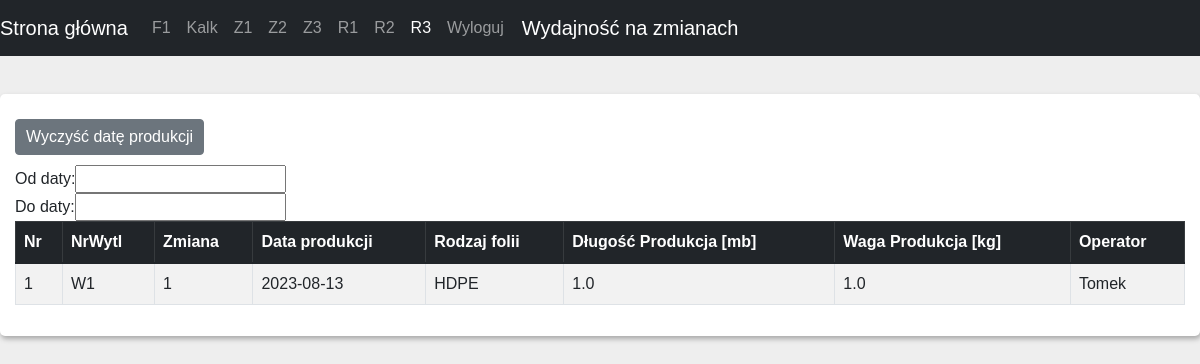
Page /doc6 (signed in) on the committed database.
### events/models.py (models this page shows)
class Rolki(models.Model):
    NrZp = models.CharField("NrZp", max_length=20)
    Data = models.DateField()
    Zmiana = models.CharField(max_length=10)
    Rolka = models.IntegerField()
    NrWytl = models.IntegerField()
    Rodzaj = models.IntegerField()
    DlugRolkiProd = models.FloatField()
    WagaRolkiProd = models.FloatField()
    Walce = models.CharField(max_length=20, blank=True, null=True, default='' )
    Slimak = models.CharField(max_length=20, blank=True, null=True, default='' )
    Wynikowa = models.FloatField()
    Wynik = models.FloatField()
    Mieszanka = models.CharField(max_length=40, blank=True, null=True, default='')
    Uwagi = models.CharField(max_length=40, blank=True, null=True, default='')
    UserName = models.CharField(max_length=40)

### events/views.py (the view)
# urls.py: path('doc6', procPrac.as_view(), name='procPrac.views.index'),
class procPrac(LoginRequiredMixin, ListView):
    model = Rolki
    template_name = "Doc346/ProdPrac.html"
    serializer_class = RolkiSumSerializer
    queryset = Rolki.objects.filter()
    def get_context_data(self, **kwargs):
        context = super().get_context_data(**kwargs)
        context['status_dict'] = status_dict
        context['nrwyt_dict'] = nrwyt_dict
        context['folia_dict'] = folia_dict
        queary = Rolki.objects.values('Data', 'Zmiana', 'NrWytl', 'Rodzaj' ,'UserName').annotate(
            Sum('DlugRolkiProd'), Sum('WagaRolkiProd')
        )
        for data in queary:
            data['DlugRolkiProd__sum'] = np.round( data['DlugRolkiProd__sum'] ,2)
            data['WagaRolkiProd__sum'] = np.round(data['WagaRolkiProd__sum'], 2)
        context['serialized_data'] = queary
        return context

### events/views.py (called while the page is built)
@register.filter
def readable_integer(value):
    readable = str(value).split(".")[0][::-1]
    readable = [readable[i:i+3][::-1] for i in range(0, len(readable), 3)]
    if len(str(value).split(".")) == 1:
        end = ""
    else:
        end = "." + str(value).split(".")[1]
    return " ".join(readable[::-1]) + end

@register.filter
def get_item(dictionary, key):
  return dictionary.get(key)

### events/templates/Doc346/ProdPrac.html (shortened to what this page needs)
{% load static %}
<!DOCTYPE html>
<html lang="en">
<head>
    <link rel="stylesheet" href={% static "css/bootstrap.min.css" %}>
    <link rel="stylesheet" href={% static "css/datatables.min.css" %}>
    <link rel="stylesheet" href={% static "css/style.css" %}>
    <link rel="stylesheet" href={% static "css/dataTables.dateTime.min.css" %}>
</head>
<body>
     {% include 'navbar.html' %}
     <br>
                <div class="data_table">
                    <table border="0" cellspacing="5" cellpadding="5">
        <tbody><tr>
            <td>Od daty:</td>
            <td><input type="text" id="min" name="min"></td>
        </tr>
        <tr>
            <td>Do daty:</td>
            <td><input type="text" id="max" name="max"></td>
        </tr>
        <tr>
            <button id="reset-filter" class="btn btn-secondary">Wyczyść datę produkcji</button>
        </tr>
    </tbody></table>
                    <table id="example" class="table table-striped table-bordered display nowrap" style="width:100%">
                        <thead class="table-dark">
                            <tr>
                                <th>Nr</th>
                                <th>NrWytl</th>
                                <th>Zmiana</th>
                                <th>Data produkcji</th>
                                <th>Rodzaj folii</th>
                                <th>Długość Produkcja [mb]</th>
                                <th>Waga Produkcja [kg]</th>
                                <th>Operator</th>
                            </tr>
                        </thead>
                        <tbody>
                        {% for post in serialized_data %}
                             <tr>
                                <td>{{ forloop.counter }}</td>
                                <td>{{  nrwyt_dict|get_item:post.NrWytl }}</td>
                                <td> {{ post.Zmiana }}</td>
                                 <td>{{ post.Data | date:"Y-m-d" }}</td>
                                <td> {{ folia_dict|get_item:post.Rodzaj }} </td>
                                <td>{{ post.DlugRolkiProd__sum | readable_integer }}</td>
                                 <td>{{ post.WagaRolkiProd__sum | readable_integer }}</td>
                                 <td>{{ post.UserName }}</td>
                            </tr>
                        {% endfor %}
                        </tbody>
                    </table>
</div>
</body>
</html>

### assets/css/style.css (style rules this page uses)
* { margin: 0; padding: 0; outline: 0; }
html { scroll-behavior: smooth; }
body { background: #eee; font-family: 'Raleway', sans-serif; font-family: 'Roboto', sans-serif; font-family: 'Poppins', sans-serif; font-family: 'Rubik', sans-serif; }
h1, h2, h3, h4, h5, h6, p, a, ol, ul, li, img, span, input, form, label, .btn { margin: 0; padding: 0; }
.data_table { background: #fff; padding: 15px; margin-bottom: 10px; box-shadow: 1px 3px 5px #aaa; border-radius: 5px; }
.data_table .btn { padding: 5px 10px; margin: 10px 3px 10px 0; }

### events/templates/navbar.html (style rules this page uses)
body { padding-top: 70px; }

### rows in the picture
Rolki: NrWytl "W1", Zmiana "1", Data "2023-08-13", Rodzaj "HDPE", DlugRolkiProd__sum|readable_integer "1.0", WagaRolkiProd__sum|readable_integer "1.0", UserName "Tomek"
